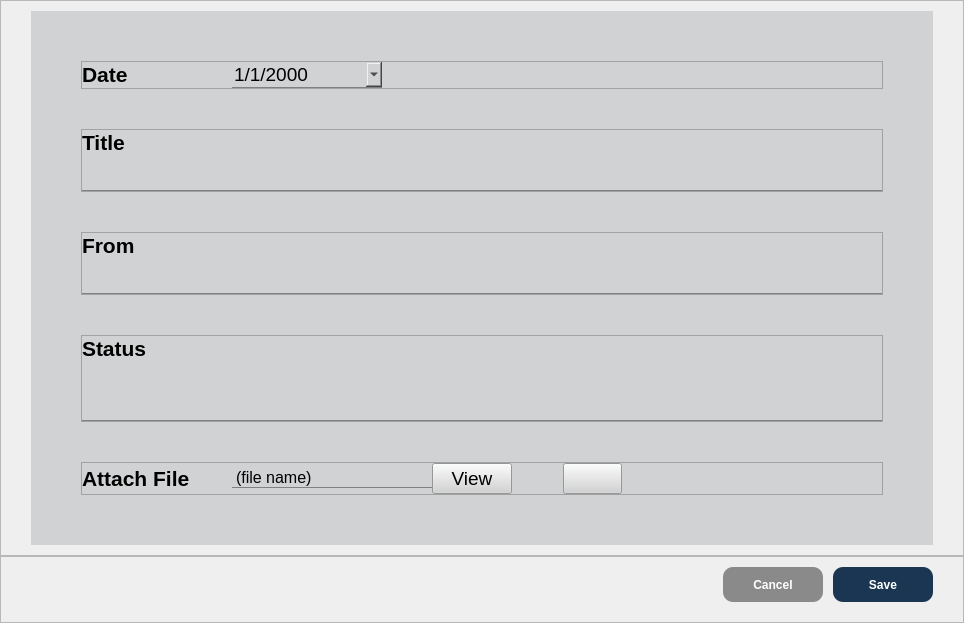
            <widget class="QWidget" name="edit">
             <layout class="QVBoxLayout" name="verticalLayout_15">
              <property name="spacing">
               <number>0</number>
              </property>
              <property name="leftMargin">
               <number>0</number>
              </property>
              <property name="topMargin">
               <number>0</number>
              </property>
              <property name="rightMargin">
               <number>0</number>
              </property>
              <property name="bottomMargin">
               <number>0</number>
              </property>
              <item>
               <widget class="QFrame" name="frame_6">
                <property name="sizePolicy">
                 <sizepolicy hsizetype="Preferred" vsizetype="Expanding">
                  <horstretch>0</horstretch>
                  <verstretch>0</verstretch>
                 </sizepolicy>
                </property>
                <property name="styleSheet">
                 <string notr="true"/>
                </property>
                <property name="frameShape">
                 <enum>QFrame::Shape::StyledPanel</enum>
                </property>
                <property name="frameShadow">
                 <enum>QFrame::Shadow::Raised</enum>
                </property>
                <layout class="QGridLayout" name="gridLayout_2">
                 <property name="leftMargin">
                  <number>30</number>
                 </property>
                 <property name="topMargin">
                  <number>10</number>
                 </property>
                 <property name="rightMargin">
                  <number>30</number>
                 </property>
                 <property name="bottomMargin">
                  <number>10</number>
                 </property>
                 <item row="0" column="0">
                  <widget class="QWidget" name="editField" native="true">
                   <property name="styleSheet">
                    <string notr="true">background-color: #d1d2d3;
color: black;</string>
                   </property>
                   <layout class="QVBoxLayout" name="verticalLayout_6">
                    <property name="spacing">
                     <number>40</number>
                    </property>
                    <property name="leftMargin">
                     <number>50</number>
                    </property>
                    <property name="topMargin">
                     <number>50</number>
                    </property>
                    <property name="rightMargin">
                     <number>50</number>
                    </property>
                    <property name="bottomMargin">
                     <number>50</number>
                    </property>
                    <item>
                     <widget class="QFrame" name="date_2">
                      <property name="frameShape">
                       <enum>QFrame::Shape::StyledPanel</enum>
                      </property>
                      <property name="frameShadow">
                       <enum>QFrame::Shadow::Raised</enum>
                      </property>
                      <layout class="QHBoxLayout" name="horizontalLayout_31">
                       <property name="spacing">
                        <number>0</number>
                       </property>
                       <property name="leftMargin">
                        <number>0</number>
                       </property>
                       <property name="topMargin">
                        <number>0</number>
                       </property>
                       <property name="rightMargin">
                        <number>0</number>
                       </property>
                       <property name="bottomMargin">
                        <number>0</number>
                       </property>
                       <item>
                        <widget class="QLabel" name="dateLabel_2">
                         <property name="sizePolicy">
                          <sizepolicy hsizetype="Preferred" vsizetype="Fixed">
                           <horstretch>0</horstretch>
                           <verstretch>0</verstretch>
                          </sizepolicy>
                         </property>
                         <property name="minimumSize">
                          <size>
                           <width>150</width>
                           <height>0</height>
                          </size>
                         </property>
                         <property name="maximumSize">
                          <size>
                           <width>150</width>
                           <height>16777215</height>
                          </size>
                         </property>
                         <property name="font">
                          <font>
                           <pointsize>16</pointsize>
                           <fontweight>DemiBold</fontweight>
                          </font>
                         </property>
                         <property name="styleSheet">
                          <string notr="true">font-weight: 600;

</string>
                         </property>
                         <property name="text">
                          <string>Date</string>
                         </property>
                        </widget>
                       </item>
                       <item>
                        <widget class="QDateEdit" name="editDateInput">
                         <property name="sizePolicy">
                          <sizepolicy hsizetype="Preferred" vsizetype="Fixed">
                           <horstretch>0</horstretch>
                           <verstretch>0</verstretch>
                          </sizepolicy>
                         </property>
                         <property name="minimumSize">
                          <size>
                           <width>150</width>
                           <height>0</height>
                          </size>
                         </property>
                         <property name="maximumSize">
                          <size>
                           <width>150</width>
                           <height>16777215</height>
                          </size>
                         </property>
                         <property name="font">
                          <font>
                           <pointsize>14</pointsize>
                           <underline>false</underline>
                           <strikeout>false</strikeout>
                          </font>
                         </property>
                         <property name="styleSheet">
                          <string notr="true">text-decoration: none;
border: none;
border-bottom: 1px solid gray;</string>
                         </property>
                         <property name="displayFormat">
                          <string>M/d/yyyy</string>
                         </property>
                         <property name="calendarPopup">
                          <bool>true</bool>
                         </property>
                        </widget>
                       </item>
                       <item>
                        <spacer name="horizontalSpacer_26">
                         <property name="orientation">
                          <enum>Qt::Orientation::Horizontal</enum>
                         </property>
                         <property name="sizeType">
                          <enum>QSizePolicy::Policy::Expanding</enum>
                         </property>
                         <property name="sizeHint" stdset="0">
                          <size>
                           <width>500</width>
                           <height>20</height>
                          </size>
                         </property>
                        </spacer>
                       </item>
                      </layout>
                     </widget>
                    </item>
                    <item>
                     <widget class="QFrame" name="editTitle">
                      <property name="frameShape">
                       <enum>QFrame::Shape::StyledPanel</enum>
                      </property>
                      <property name="frameShadow">
                       <enum>QFrame::Shadow::Raised</enum>
                      </property>
                      <layout class="QVBoxLayout" name="verticalLayout_19">
                       <property name="spacing">
                        <number>10</number>
                       </property>
                       <property name="leftMargin">
                        <number>0</number>
                       </property>
                       <property name="topMargin">
                        <number>0</number>
                       </property>
                       <property name="rightMargin">
                        <number>0</number>
                       </property>
                       <property name="bottomMargin">
                        <number>0</number>
                       </property>
                       <item>
                        <widget class="QLabel" name="editTitleLabel">
                         <property name="sizePolicy">
                          <sizepolicy hsizetype="Fixed" vsizetype="Fixed">
                           <horstretch>0</horstretch>
                           <verstretch>0</verstretch>
                          </sizepolicy>
                         </property>
                         <property name="font">
                          <font>
                           <pointsize>16</pointsize>
                           <fontweight>DemiBold</fontweight>
                          </font>
                         </property>
                         <property name="styleSheet">
                          <string notr="true">font-weight: 600;

</string>
                         </property>
                         <property name="text">
                          <string>Title</string>
                         </property>
                        </widget>
                       </item>
                       <item>
                        <widget class="QLineEdit" name="editTitleInput">
                         <property name="font">
                          <font>
                           <pointsize>14</pointsize>
                           <underline>false</underline>
                           <strikeout>false</strikeout>
                          </font>
                         </property>
                         <property name="styleSheet">
                          <string notr="true">text-decoration: none;
border: none;
border-bottom: 1px solid gray;</string>
                         </property>
                        </widget>
                       </item>
                      </layout>
                     </widget>
                    </item>
                    <item>
                     <widget class="QFrame" name="editForm">
                      <property name="frameShape">
                       <enum>QFrame::Shape::StyledPanel</enum>
                      </property>
                      <property name="frameShadow">
                       <enum>QFrame::Shadow::Raised</enum>
                      </property>
                      <layout class="QVBoxLayout" name="verticalLayout_20">
                       <property name="spacing">
                        <number>10</number>
                       </property>
                       <property name="leftMargin">
                        <number>0</number>
                       </property>
                       <property name="topMargin">
                        <number>0</number>
                       </property>
                       <property name="rightMargin">
                        <number>0</number>
                       </property>
                       <property name="bottomMargin">
                        <number>0</number>
                       </property>
                       <item>
                        <widget class="QLabel" name="editFormLabel">
                         <property name="sizePolicy">
                          <sizepolicy hsizetype="Fixed" vsizetype="Fixed">
                           <horstretch>0</horstretch>
                           <verstretch>0</verstretch>
                          </sizepolicy>
                         </property>
                         <property name="font">
                          <font>
                           <pointsize>16</pointsize>
                           <fontweight>DemiBold</fontweight>
                          </font>
                         </property>
                         <property name="styleSheet">
                          <string notr="true">font-weight: 600;

</string>
                         </property>
                         <property name="text">
                          <string>From</string>
                         </property>
                        </widget>
                       </item>
                       <item>
                        <widget class="QLineEdit" name="editFromInput">
                         <property name="font">
                          <font>
                           <pointsize>14</pointsize>
                           <underline>false</underline>
                           <strikeout>false</strikeout>
                          </font>
                         </property>
                         <property name="styleSheet">
                          <string notr="true">text-decoration: none;
border: none;
border-bottom: 1px solid gray;</string>
                         </property>
                        </widget>
                       </item>
                      </layout>
                     </widget>
                    </item>
                    <item>
                     <widget class="QFrame" name="editStatus">
                      <property name="frameShape">
                       <enum>QFrame::Shape::StyledPanel</enum>
                      </property>
                      <property name="frameShadow">
                       <enum>QFrame::Shadow::Raised</enum>
                      </property>
                      <layout class="QVBoxLayout" name="verticalLayout_21">
                       <property name="spacing">
                        <number>10</number>
                       </property>
                       <property name="leftMargin">
                        <number>0</number>
                       </property>
                       <property name="topMargin">
                        <number>0</number>
                       </property>
                       <property name="rightMargin">
                        <number>0</number>
                       </property>
                       <property name="bottomMargin">
                        <number>0</number>
                       </property>
                       <item>
                        <widget class="QLabel" name="editStatusLabel">
                         <property name="sizePolicy">
                          <sizepolicy hsizetype="Fixed" vsizetype="Fixed">
                           <horstretch>0</horstretch>
                           <verstretch>0</verstretch>
                          </sizepolicy>
                         </property>
                         <property name="font">
                          <font>
                           <pointsize>16</pointsize>
                           <fontweight>DemiBold</fontweight>
                          </font>
                         </property>
                         <property name="styleSheet">
                          <string notr="true">font-weight: 600;

</string>
                         </property>
                         <property name="text">
                          <string>Status</string>
                         </property>
                        </widget>
                       </item>
                       <item>
                        <widget class="QTextEdit" name="editStatusInput">
                         <property name="sizePolicy">
                          <sizepolicy hsizetype="Expanding" vsizetype="Fixed">
                           <horstretch>0</horstretch>
                           <verstretch>0</verstretch>
                          </sizepolicy>
                         </property>
                         <property name="maximumSize">
                          <size>
                           <width>16777215</width>
                           <height>50</height>
                          </size>
                         </property>
                         <property name="font">
                          <font>
                           <pointsize>14</pointsize>
                           <underline>false</underline>
                           <strikeout>false</strikeout>
                          </font>
                         </property>
                         <property name="styleSheet">
                          <string notr="true">text-decoration: none;
border: none;
border-bottom: 1px solid gray;</string>
                         </property>
                        </widget>
                       </item>
                      </layout>
                     </widget>
                    </item>
                    <item>
                     <widget class="QFrame" name="editAttachFile">
                      <property name="frameShape">
                       <enum>QFrame::Shape::StyledPanel</enum>
                      </property>
                      <property name="frameShadow">
                       <enum>QFrame::Shadow::Raised</enum>
                      </property>
                      <layout class="QHBoxLayout" name="horizontalLayout_32">
                       <property name="spacing">
                        <number>0</number>
                       </property>
                       <property name="leftMargin">
                        <number>0</number>
                       </property>
                       <property name="topMargin">
                        <number>0</number>
                       </property>
                       <property name="rightMargin">
                        <number>0</number>
                       </property>
                       <property name="bottomMargin">
                        <number>0</number>
                       </property>
                       <item>
                        <widget class="QLabel" name="editAttachFileLabel">
                         <property name="sizePolicy">
                          <sizepolicy hsizetype="Preferred" vsizetype="Fixed">
                           <horstretch>0</horstretch>
                           <verstretch>0</verstretch>
                          </sizepolicy>
                         </property>
                         <property name="minimumSize">
                          <size>
                           <width>150</width>
                           <height>0</height>
                          </size>
                         </property>
                         <property name="maximumSize">
                          <size>
                           <width>150</width>
                           <height>16777215</height>
                          </size>
                         </property>
                         <property name="font">
                          <font>
                           <pointsize>16</pointsize>
                           <fontweight>DemiBold</fontweight>
                          </font>
                         </property>
                         <property name="styleSheet">
                          <string notr="true">font-weight: 600;

</string>
                         </property>
                         <property name="text">
                          <string>Attach File</string>
                         </property>
                        </widget>
                       </item>
                       <item>
                        <widget class="QLabel" name="editAttachFileInput">
                         <property name="sizePolicy">
                          <sizepolicy hsizetype="Fixed" vsizetype="Fixed">
                           <horstretch>0</horstretch>
                           <verstretch>0</verstretch>
                          </sizepolicy>
                         </property>
                         <property name="minimumSize">
                          <size>
                           <width>200</width>
                           <height>0</height>
                          </size>
                         </property>
                         <property name="maximumSize">
                          <size>
                           <width>200</width>
                           <height>16777215</height>
                          </size>
                         </property>
                         <property name="font">
                          <font>
                           <pointsize>12</pointsize>
                           <underline>false</underline>
                           <strikeout>false</strikeout>
                          </font>
                         </property>
                         <property name="styleSheet">
                          <string notr="true">text-decoration: none;
border: none;
border-bottom: 1px solid gray;</string>
                         </property>
                         <property name="text">
                          <string>(file name)</string>
                         </property>
                        </widget>
                       </item>
                       <item>
                        <widget class="QPushButton" name="openAttachmentBtn">
                         <property name="font">
                          <font>
                           <pointsize>14</pointsize>
                          </font>
                         </property>
                         <property name="text">
                          <string>View</string>
                         </property>
                        </widget>
                       </item>
                       <item>
                        <widget class="QPushButton" name="editAttachFileBtn">
                         <property name="sizePolicy">
                          <sizepolicy hsizetype="Fixed" vsizetype="Fixed">
                           <horstretch>0</horstretch>
                           <verstretch>0</verstretch>
                          </sizepolicy>
                         </property>
                         <property name="font">
                          <font>
                           <pointsize>14</pointsize>
                          </font>
                         </property>
                         <property name="styleSheet">
                          <string notr="true">border: none;</string>
                         </property>
                         <property name="text">
                          <string/>
                         </property>
                         <property name="icon">
                          <iconset>
                           <normaloff>:/icon/paperclip(black).svg</normaloff>:/icon/paperclip(black).svg</iconset>
                         </property>
                        </widget>
                       </item>
                       <item>
                        <widget class="QPushButton" name="removeAttachmentBtn">
                         <property name="font">
                          <font>
                           <pointsize>14</pointsize>
                          </font>
                         </property>
                         <property name="text">
                          <string/>
                         </property>
                        </widget>
                       </item>
                       <item>
                        <spacer name="horizontalSpacer_27">
                         <property name="orientation">
                          <enum>Qt::Orientation::Horizontal</enum>
                         </property>
                         <property name="sizeHint" stdset="0">
                          <size>
                           <width>40</width>
                           <height>20</height>
                          </size>
                         </property>
                        </spacer>
                       </item>
                      </layout>
                     </widget>
                    </item>
                   </layout>
                  </widget>
                 </item>
                </layout>
               </widget>
              </item>
              <item>
               <widget class="QFrame" name="frame_5">
                <property name="frameShape">
                 <enum>QFrame::Shape::StyledPanel</enum>
                </property>
                <property name="frameShadow">
                 <enum>QFrame::Shadow::Raised</enum>
                </property>
                <layout class="QHBoxLayout" name="horizontalLayout_18">
                 <property name="spacing">
                  <number>10</number>
                 </property>
                 <property name="leftMargin">
                  <number>30</number>
                 </property>
                 <property name="topMargin">
                  <number>10</number>
                 </property>
                 <property name="rightMargin">
                  <number>30</number>
                 </property>
                 <property name="bottomMargin">
                  <number>20</number>
                 </property>
                 <item>
                  <spacer name="horizontalSpacer_13">
                   <property name="orientation">
                    <enum>Qt::Orientation::Horizontal</enum>
                   </property>
                   <property name="sizeHint" stdset="0">
                    <size>
                     <width>40</width>
                     <height>20</height>
                    </size>
                   </property>
                  </spacer>
                 </item>
                 <item>
                  <widget class="QPushButton" name="editCancelBtn">
                   <property name="sizePolicy">
                    <sizepolicy hsizetype="Preferred" vsizetype="Preferred">
                     <horstretch>0</horstretch>
                     <verstretch>0</verstretch>
                    </sizepolicy>
                   </property>
                   <property name="minimumSize">
                    <size>
                     <width>100</width>
                     <height>35</height>
                    </size>
                   </property>
                   <property name="maximumSize">
                    <size>
                     <width>100</width>
                     <height>35</height>
                    </size>
                   </property>
                   <property name="font">
                    <font>
                     <bold>true</bold>
                    </font>
                   </property>
                   <property name="styleSheet">
                    <string notr="true">background-color: #8a8a8a;
color: white;
border-radius: 10px;</string>
                   </property>
                   <property name="text">
                    <string>Cancel</string>
                   </property>
                  </widget>
                 </item>
                 <item>
                  <widget class="QPushButton" name="editsaveBtn">
                   <property name="sizePolicy">
                    <sizepolicy hsizetype="Preferred" vsizetype="Preferred">
                     <horstretch>0</horstretch>
                     <verstretch>0</verstretch>
                    </sizepolicy>
                   </property>
                   <property name="minimumSize">
                    <size>
                     <width>100</width>
                     <height>35</height>
                    </size>
                   </property>
                   <property name="maximumSize">
                    <size>
                     <width>100</width>
                     <height>35</height>
                    </size>
                   </property>
                   <property name="font">
                    <font>
                     <bold>true</bold>
                    </font>
                   </property>
                   <property name="styleSheet">
                    <string notr="true">background-color: #1b3652;
color: white;
border-radius: 10px;</string>
                   </property>
                   <property name="text">
                    <string>Save</string>
                   </property>
                  </widget>
                 </item>
                </layout>
               </widget>
              </item>
             </layout>
            </widget>
